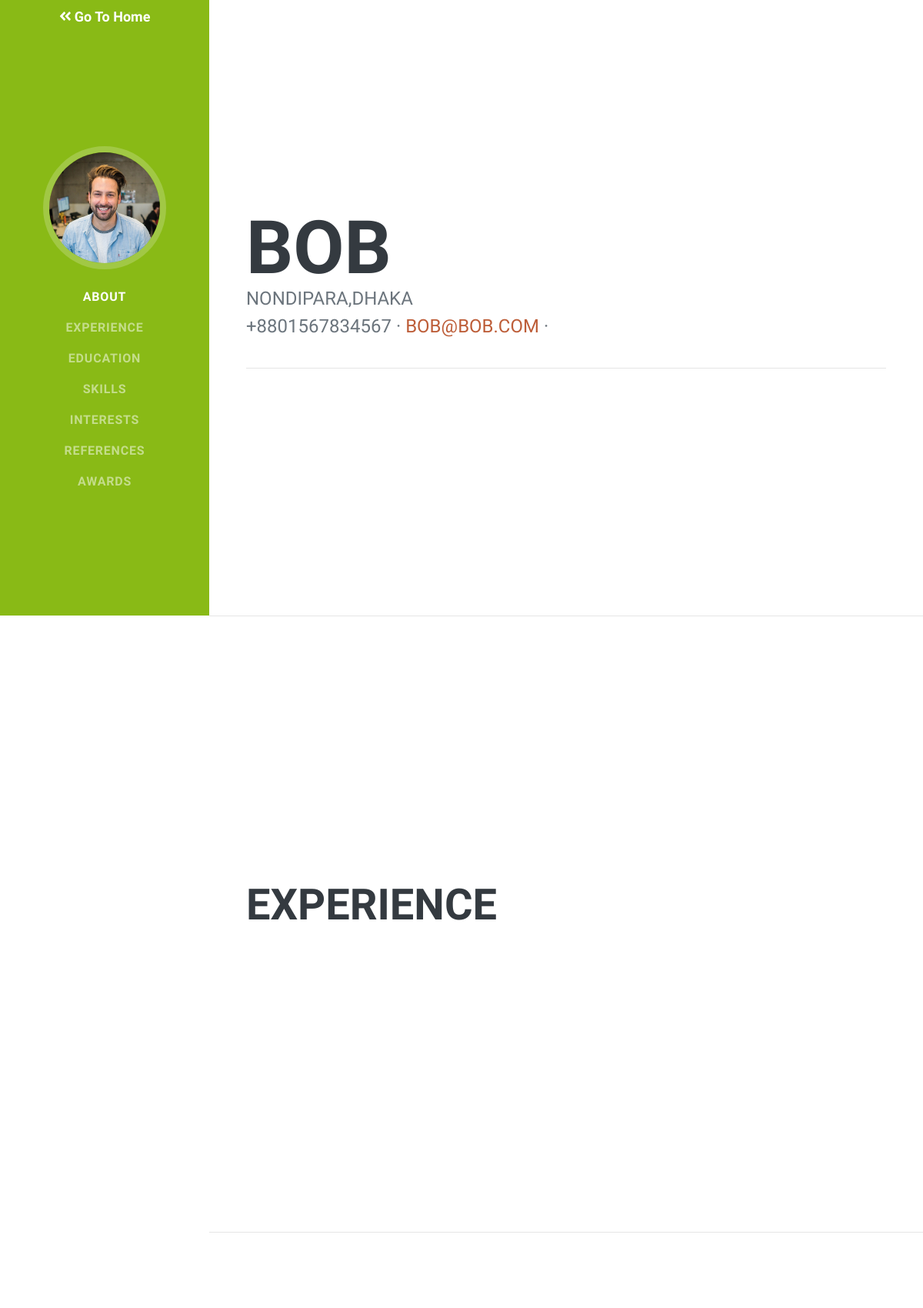
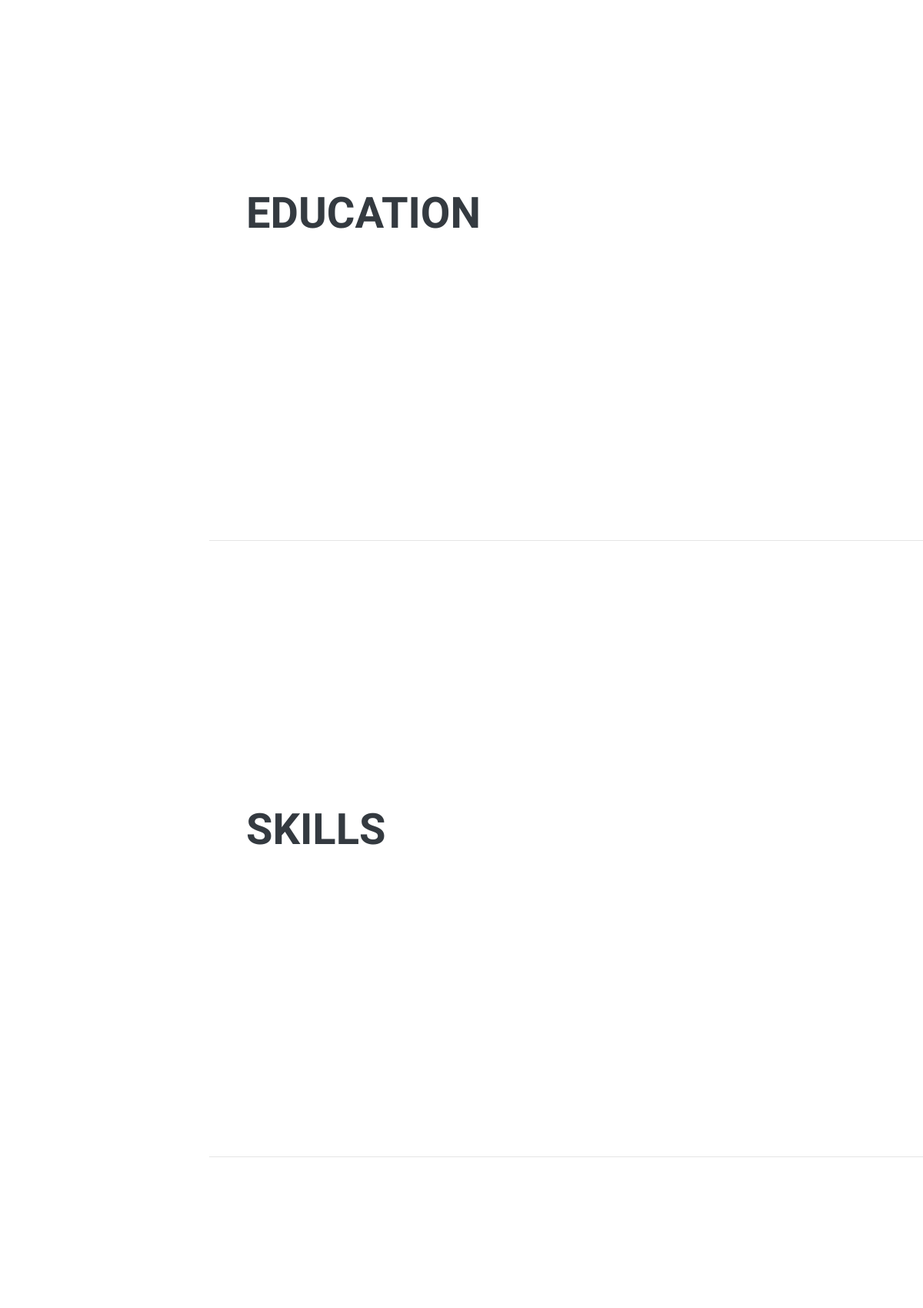
The page /applicant/applicant-public-profile/3/ (signed in, upper part) on the database its author committed (2 pictures, top to bottom).
### user/models.py (models this page shows, shortened)
class User(AbstractBaseUser):
    email = models.EmailField(max_length=255, unique=True)
    name = models.CharField(max_length=255)
    date_joined = models.DateTimeField(auto_now_add=True)
    is_applicant = models.BooleanField(default=False)
    is_company = models.BooleanField(default=False)
    is_active = models.BooleanField(default=True)
    is_staff = models.BooleanField(default=False)
    is_admin = models.BooleanField(default=False)
    USERNAME_FIELD = 'email'
    REQUIRED_FIELDS = ['name']  # Email & Password are required by default.
    objects = MyUserManager()

class ApplicantProfileModel(models.Model):
    GENDER_CHOICES = [
        ('Male', 'Male'),
        ('Female', 'Female'),
    ]
    user = models.OneToOneField(User, null=True, on_delete=models.CASCADE)
    image = models.ImageField(null=True, blank=True)
    bio = RichTextField(null=True, blank=True)
    address = models.TextField(max_length=255, null=True, blank=True)
    birth_date = models.DateField(null=True, blank=True)
    phone = models.CharField(max_length=255, null=True, blank=True)
    website = models.CharField(max_length=255, null=True, blank=True)
    gender = models.CharField(max_length=255, choices=GENDER_CHOICES, null=True, blank=True)
    interest = RichTextField(null=True, blank=True)
    linkedin = models.CharField(max_length=255, null=True, blank=True)
    github = models.CharField(max_length=255, null=True, blank=True)
    twitter = models.CharField(max_length=255, null=True, blank=True)
    facebook = models.CharField(max_length=255, null=True, blank=True)
    totalViewCount = models.IntegerField(null=True, blank=True, default=0)
    unique_together = [['id', 'user']]

### user/views.py (the view)
# urls.py: path('applicant/applicant-public-profile/<str:pk>/', applicant_public_profile, name='applicant-public-profile'),
@login_required(login_url='login')
def applicant_public_profile(request, pk):
    user = User.objects.get(id=pk)
    skill_set = SkillSetModel.objects.filter(user=user)
    work_experience = WorkExperienceModel.objects.filter(user=user)
    educations = EducationModel.objects.filter(user=user)
    references = ReferenceModel.objects.filter(user=user)
    awards = AwardModel.objects.filter(user=user)
    context = {
        'user': user,
        'skill_set': skill_set,
        'work_experience': work_experience,
        'educations': educations,
        'references': references,
        'awards': awards,
    }
    return render(request, 'user/applicant/applicant-public-profile.html', context)

### user/templates/user/applicant/applicant-public-profile.html (shortened to what this page needs)
{% load static %}
{% load widget_tweaks %}
<!DOCTYPE html>
<html lang="en">
<head>
    <link rel="stylesheet" href="//code.ionicframework.com/ionicons/2.0.1/css/ionicons.min.css">
    <link href="{% static 'assets/applicant/css/styles.css' %}" rel="stylesheet"/>
</head>
<body id="page-top">
<nav class="navbar navbar-expand-lg navbar-dark bg-success fixed-top" id="sideNav">
    <a style="font-size: large; color: white" href="{% url 'home' %}"><i
            class="fa fa-angle-double-left"></i><b> Go To Home</b></a>
    <a class="navbar-brand js-scroll-trigger" href="{% url 'applicant-edit-profile' %}">
        {% if user.applicantprofilemodel.image %}
        <span class="d-none d-lg-block">
                <img class="img-fluid img-profile rounded-circle mx-auto mb-2"
                     src="{{user.applicantprofilemodel.image.url}}" alt=""/>
            </span>
        {% else %}
        <span class="d-none d-lg-block">
                <img class="img-fluid img-profile rounded-circle mx-auto mb-2"
                     src="{% static 'assets\images\placeholder.png' %}" alt=""/>
            </span>
        {% endif %}
    </a>
    <div class="collapse navbar-collapse" id="navbarSupportedContent">
        <ul class="navbar-nav">
            <li class="nav-item"><a class="nav-link js-scroll-trigger" href="#about">About</a></li>
            <li class="nav-item"><a class="nav-link js-scroll-trigger" href="#experience">Experience</a></li>
            <li class="nav-item"><a class="nav-link js-scroll-trigger" href="#education">Education</a></li>
            <li class="nav-item"><a class="nav-link js-scroll-trigger" href="#skills">Skills</a></li>
            <li class="nav-item"><a class="nav-link js-scroll-trigger" href="#interests">Interests</a></li>
            <li class="nav-item"><a class="nav-link js-scroll-trigger" href="#references">References</a></li>
            <li class="nav-item"><a class="nav-link js-scroll-trigger" href="#awards">Awards</a></li>
        </ul>
    </div>
</nav>
<div class="container-fluid p-0">
    <section class="resume-section" id="about">
        <div class="resume-section-content">
            <h1 class="mb-0">
                {{user.name}}
            </h1>
            <div class="subheading mb-5">
                {% if user.applicantprofilemodel.address %}
                {{user.applicantprofilemodel.address}}
                {% endif %}
                <br>
                {% if user.applicantprofilemodel.phone %}
                {{user.applicantprofilemodel.phone}} ·
                {% endif %}
                {% if user.email %}
                <a href="mailto:{{user.email}}">{{user.email}}</a> ·
                {% endif %}
                <br><br>
                <hr class="m-0"/>
            </div>
        </div>
    </section>
    <hr class="m-0"/>
    <section class="resume-section" id="experience">
        <div class="resume-section-content">
            <h2 class="mb-5">Experience</h2>
        </div>
    </section>
    <hr class="m-0"/>
    <section class="resume-section" id="education">
        <div class="resume-section-content">
            <h2 class="mb-5">Education</h2>
        </div>
    </section>
    <hr class="m-0"/>
    <section class="resume-section" id="skills">
        <div class="resume-section-content">
            <h2 class="mb-5">Skills</h2>
        </div>
    </section>
    <hr class="m-0"/>
    <section class="resume-section" id="interests">
    </section>
</div>
</body>
</html>

### rows shown on the page
User: applicantprofilemodel.image (placeholder picture), name "BOB", applicantprofilemodel.address "NONDIPARA,DHAKA", applicantprofilemodel.phone "+8801567834567", email "BOB@BOB.COM"
